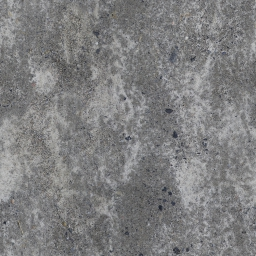
%> input picture sand.png, 256 x 256 px
$ octave autocorr.m   (GNU Octave 9; MATLAB toolbox functions it lacks are replaced by stand-ins)
%> lines starting %> are read from the running program, lines starting %| are printed output that depends on the picture
clear all
close all
clc

sand = mean(imread('sand.png'),3);
%> sand: size 256x256 double; min 37.33, max 203, mean 126.7
D20_01 = mean(imread('D20_01.png'),3);
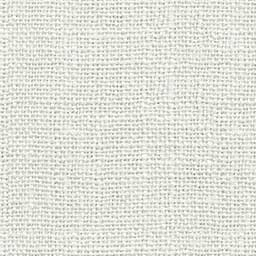
%> input picture D20_01.png, 256 x 256 px
%> D20_01: size 256x256 double; min 122, max 253.7, mean 222.9

Nsx = 256;  % Synthetic image dimensions
Nsy = 256;
sand = imresize(sand,[Nsy Nsx]);
D20_01 = imresize(D20_01,[Nsy Nsx]);
sandFFT = fft2(sand);
D20_01FFT = fft2(D20_01);


sandMod2 = ifftshift(ifft2(abs(sandFFT).^2));
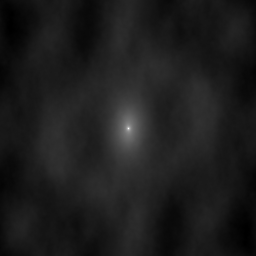
%> sandMod2: size 256x256 double; min 1.05e+09, max 1.08e+09, mean 1.05e+09; drawn with min black and max white
D20_01Mod2 = ifftshift(ifft2(abs(D20_01FFT).^2));
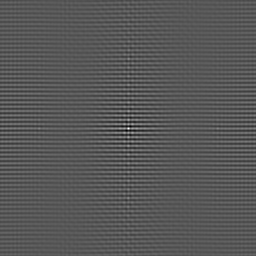
%> D20_01Mod2: size 256x256 double; min 3.24e+09, max 3.28e+09, mean 3255398434; drawn with min black and max white
pas = 8
[X,Y] = meshgrid(1:pas:256,1:pas:256);
sandMod2 = sandMod2(1:pas:256,1:pas:256);
%> sandMod2: size 32x32 double
D20_01Mod2 = D20_01Mod2(1:pas:256,1:pas:256);
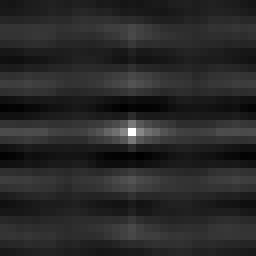
%> D20_01Mod2: size 32x32 double (shown 8 times larger); min 3.25e+09, max 3.28e+09, mean 3.26e+09; drawn with min black and max white
figure(1)
ax0 = subplot(2,2,1)
imagesc(sand);
colormap(ax0,gray)
set(gca,'XTick',[])
set(gca,'YTick',[])
title('Image A')
ax00 = subplot(2,2,2)
imagesc(D20_01);
colormap(ax00,gray)
set(gca,'XTick',[])
set(gca,'YTick',[])
title('Image B')
ax2 = subplot(2,2,3)
s = surf(X,Y,sandMod2,'FaceAlpha',0.5);
colormap(ax2,summer)
s.EdgeColor = 'none';
title('Autocorrélation de A')
ax1 = subplot(2,2,4)
s = surf(X,Y,D20_01Mod2,'FaceAlpha',0.5);
colormap(ax1,summer)
s.EdgeColor = 'none';
title('Autocorrélation de B')
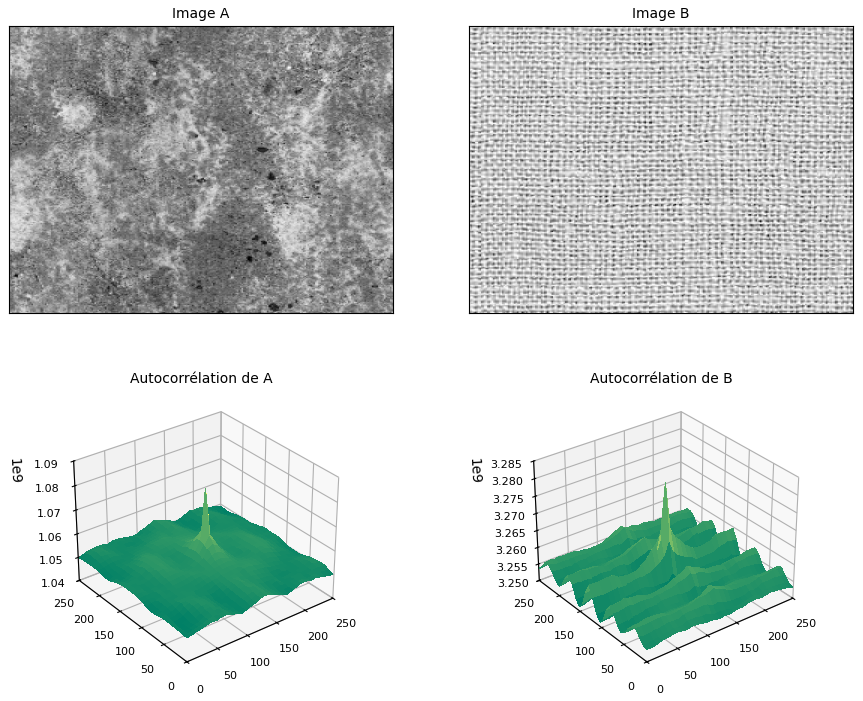
%> figure redrawn from the program's plot data, 4 panels
